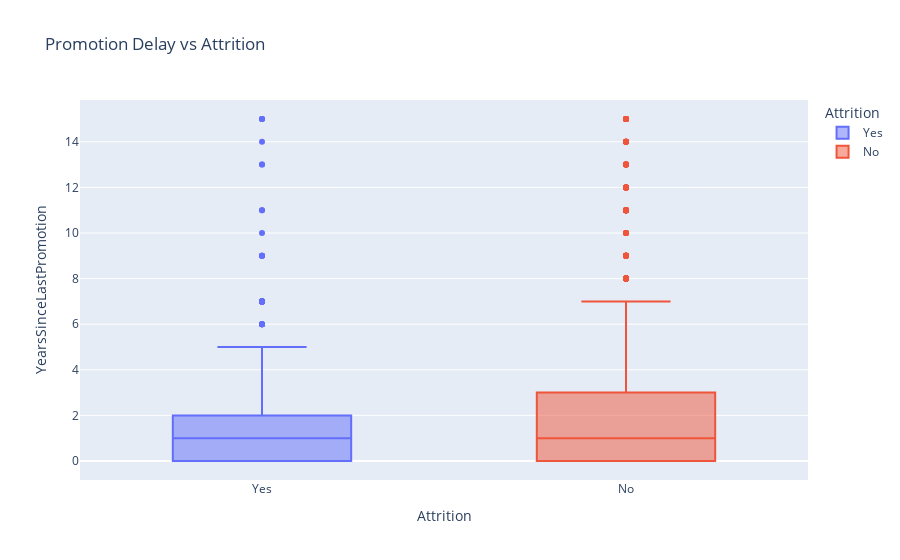

Notebook cell for this chart:
### Markdown cell above
Step 9: Combined Analysis — Promotion + Satisfaction

### Code cell
fig = px.box(df, x="Attrition", y="YearsSinceLastPromotion", color="Attrition",
             title="Promotion Delay vs Attrition",
             color_discrete_sequence=['#636efa', '#ef553b'])
fig.show()

### Figure 1 — Plotly figure (JSON) as saved in the notebook; plotly's stock layout.template omitted (floating-point values rounded to 4 significant figures; data arrays with more than 128 entries replaced by an {"elided": "..."} marker saying what was removed)
{"data": [{"alignmentgroup": "True", "hovertemplate": "Attrition=%{x}<br>YearsSinceLastPromotion=%{y}<extra></extra>", "legendgroup": "Yes", "marker": {"color": "#636efa"}, "name": "Yes", "notched": false, "offsetgroup": "Yes", "orientation": "v", "showlegend": true, "type": "box", "x": {"elided": "237 str values"}, "x0": " ", "xaxis": "x", "y": {"elided": "237 int values"}, "y0": " ", "yaxis": "y"}, {"alignmentgroup": "True", "hovertemplate": "Attrition=%{x}<br>YearsSinceLastPromotion=%{y}<extra></extra>", "legendgroup": "No", "marker": {"color": "#ef553b"}, "name": "No", "notched": false, "offsetgroup": "No", "orientation": "v", "showlegend": true, "type": "box", "x": {"elided": "1233 str values"}, "x0": " ", "xaxis": "x", "y": {"elided": "1233 int values"}, "y0": " ", "yaxis": "y"}], "layout": {"autosize": true, "boxmode": "overlay", "legend": {"title": {"text": "Attrition"}, "tracegroupgap": 0}, "title": {"text": "Promotion Delay vs Attrition"}, "xaxis": {"anchor": "y", "autorange": true, "categoryarray": ["Yes", "No"], "categoryorder": "array", "domain": [0, 1], "range": [-0.5, 1.5], "title": {"text": "Attrition"}, "type": "category"}, "yaxis": {"anchor": "x", "autorange": true, "domain": [0, 1], "range": [-0.8333, 15.83], "title": {"text": "YearsSinceLastPromotion"}, "type": "linear"}}}
